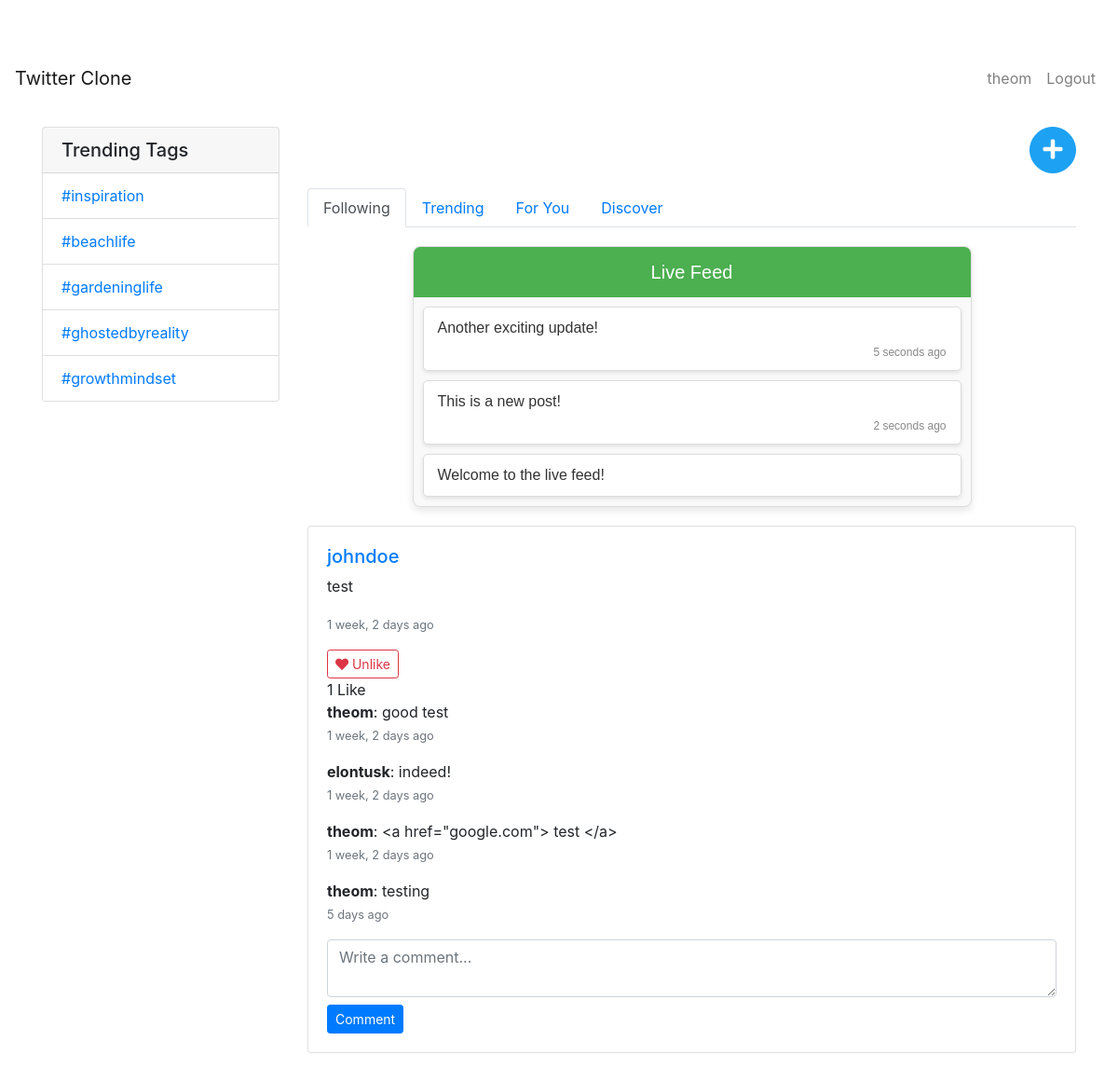
The page / (signed in) on the database its author committed.
### hashtags/models.py (models this page shows, shortened)
class Hashtag(models.Model):
    name = models.CharField(max_length=100, unique=True)

### posts/models.py (models this page shows, shortened)
class Post(models.Model):
    content = models.TextField(max_length=280)
    author = models.ForeignKey(User, on_delete=models.CASCADE, related_name='posts')
    created_at = models.DateTimeField(auto_now_add=True)
    hashtags = models.ManyToManyField(Hashtag, blank=True, related_name='posts')
    likes = models.ManyToManyField(User, blank=True, related_name='liked_posts')
    def total_likes(self):
        return self.likes.count()

### comments/models.py (models this page shows, shortened)
class Comment(models.Model):
    post = models.ForeignKey(
        Post, on_delete=models.CASCADE, related_name='comments'
    )
    author = models.ForeignKey(
        User, on_delete=models.CASCADE, related_name='comments'
    )
    content = models.TextField(max_length=280)
    created_at = models.DateTimeField(auto_now_add=True)
    hashtags = models.ManyToManyField(Hashtag, blank=True, related_name='comments')

### posts/views.py (the view, shortened to what this page needs)
# urls.py: path('', views.home_view, name='home'),
@login_required
def home_view(request):
    if request.method == 'POST':
        return post_tweet(request)
    else:
        form = PostForm()
    following_profiles = request.user.profile.following.all()
    following_posts = Post.objects.filter(author__profile__in=following_profiles)
    trending_posts = get_trending_posts(10)
    time_threshold = timezone.now() - timedelta(hours=24)
    random_posts_queryset = Post.objects.filter(created_at__gte=time_threshold)
    random_posts = list(random_posts_queryset)  # Convert to list to shuffle
    random.shuffle(random_posts)  # Shuffle the list randomly
    random_posts = random_posts[:10]  # Limit to 10 random posts
    prefetch_fields = [
        'hashtags',
        'comments__author',
        'comments__hashtags',
    ]
    select_fields = ['author']
    following_posts = following_posts.select_related(*select_fields).prefetch_related(*prefetch_fields).order_by('-created_at')
    trending_posts = trending_posts.select_related(*select_fields).prefetch_related(*prefetch_fields)
    trending_hashtags = (
        Hashtag.objects.annotate(
            recent_post_count=Count('posts', filter=Q(posts__created_at__gte=time_threshold))
        )
        .filter(recent_post_count__gt=0)
        .order_by('-recent_post_count')[:5]
    )
    query = request.GET.get('q', '')
    user_results = []
    post_results = []
    recommended_posts = recommend_posts_hybrid(request.user, 10)
    context = {
        'form': form,
        'random_posts': random_posts,
        'following_posts': following_posts,
        'trending_posts': trending_posts,
        'trending_hashtags': trending_hashtags,
        'query': query,
        'user_results': user_results,
        'post_results': post_results,
        'recommended_posts': recommended_posts,
        'page': 1,
        'posts_per_page': 10,
        'recaptcha_site_key': settings.RECAPTCHA_SITE_KEY,
    }
    return render(request, 'home.html', context)

### posts/forms.py (shortened to what this page needs)
class PostForm(forms.ModelForm):
    content = forms.CharField(
        label='',
        widget=forms.Textarea(attrs={
            'rows': 3,
            'placeholder': "What's happening?",
            'class': 'form-control',
        })
    )
    class Meta:
        model = Post
        fields = ['content']

### hashtags/templatetags/hashtags_extras.py (called while the page is built)
@register.filter
def link_hashtags(text):
    escaped_text = escape(text)
    escaped_text = escaped_text.replace("&#x27;", "'")
    hashtag_regex = r'#(\w+)'
    def replace(match):
        hashtag = match.group(1)
        url = reverse('hashtags:hashtag_detail', args=[hashtag.lower()])
        return f'<a href="{url}">#{hashtag}</a>'
    linked_text = re.sub(hashtag_regex, replace, escaped_text)
    return mark_safe(linked_text)

### posts/recommendations.py (called while the page is built)
def recommend_posts_content_based(user, num_recommendations=10):
    liked_tags = Hashtag.objects.filter(posts__likes=user).distinct()
    similar_posts = Post.objects.filter(
        hashtags__in=liked_tags
    ).exclude(
        likes=user
    ).annotate(
        common_tag_count=Count('hashtags')
    ).order_by('-common_tag_count', '-created_at').distinct()[:num_recommendations]
    return similar_posts

def recommend_posts_from_similar_users(user, num_similar_users=50, num_recommendations=10):
    user_liked_posts = Post.objects.filter(likes=user)
    similar_users = User.objects.filter(
        liked_posts__in=user_liked_posts
    ).exclude(
        id=user.id
    ).annotate(
        similarity_score=Count('liked_posts')
    ).order_by('-similarity_score')[:num_similar_users]
    similar_users_posts = Post.objects.filter(
        likes__in=similar_users
    ).exclude(
        likes=user
    ).annotate(
        like_count=Count('likes')
    ).order_by('-like_count', '-created_at').distinct()[:num_recommendations]
    return similar_users_posts

def recommend_posts_hybrid(user, num_recommendations, offset=0):
    content_based_posts = recommend_posts_content_based(user, num_recommendations * 2)
    collaborative_posts = recommend_posts_from_similar_users(user, num_similar_users=50, num_recommendations=num_recommendations * 2)
    combined_posts = (content_based_posts | collaborative_posts).distinct()
    combined_posts = combined_posts.annotate(
        score=Count('likes') + Count('hashtags')
    )
    recommended_posts = combined_posts.order_by('-score', '-likes', '-created_at')[:num_recommendations]
    recommended_posts = recommended_posts[offset:offset + num_recommendations]
    return recommended_posts

### templates/home.html (shortened to what this page needs)
{% extends 'base.html' %}
{% load static %}
{% load humanize %}
{% load hashtags_extras %}
{% block content %}
<div class="container mt-4">
    <div class="row">
        <aside class="col-md-3 sidebar">
            {% include 'hashtags/partials/trending_tags.html' %}
        </aside>
        <main class="col-md-9">
            <div class="text-right mb-3">
                <button id="new-post-button" class="btn btn-primary btn-circle">
                    <i class="fas fa-plus"></i>
                </button>
            </div>
            <ul class="nav nav-tabs mb-3" id="feedTabs" role="tablist">
                <li class="nav-item">
                    <a class="nav-link {% if not query %}active{% endif %}" id="following-tab" data-toggle="tab" href="#following" role="tab" aria-controls="following" aria-selected="{% if not query %}true{% else %}false{% endif %}">Following</a>
                </li>
                <li class="nav-item">
                    <a class="nav-link" id="trending-tab" data-toggle="tab" href="#trending" role="tab" aria-controls="trending" aria-selected="false">Trending</a>
                </li>
                <li class="nav-item">
                    <a class="nav-link" id="for-you-tab" data-toggle="tab" href="#for-you" role="tab" aria-controls="for-you" aria-selected="false">For You</a>
                </li>
                <li class="nav-item">
                    <a class="nav-link {% if query %}active{% endif %}" id="discover-tab" data-toggle="tab" href="#discover" role="tab" aria-controls="discover" aria-selected="{% if query %}true{% else %}false{% endif %}">Discover</a>
                </li>
            </ul>
            <div class="tab-content" id="feedTabsContent">
                {% include "posts/partials/_live_feed.html" %}
                <link rel="stylesheet" href="{% static 'css/live_feed.css' %}">
                <div class="tab-pane fade {% if not query %}show active{% endif %}" id="following" role="tabpanel" aria-labelledby="following-tab">
                    {% if following_posts %}
                        {% for post in following_posts %}
                            {% include 'posts/partials/post_card.html' with post=post %}
                        {% endfor %}
                    {% else %}
                        <p>No posts to show. Follow some users to see their posts here.</p>
                    {% endif %}
                </div>
            </div>
        </main>
    </div>
</div>
{% endblock %}

### templates/base.html (shortened to what this page needs)
{% load static %}
<!DOCTYPE html>
<html lang="en">
<head>
    <link rel="stylesheet" href="https://stackpath.bootstrapcdn.com/bootstrap/4.5.2/css/bootstrap.min.css">
    <link rel="stylesheet" href="{% static 'css/style.css' %}">
    <link rel="stylesheet" href="https://cdnjs.cloudflare.com/ajax/libs/font-awesome/5.15.1/css/all.min.css">
</head>
<body>
    <nav class="navbar navbar-expand-lg navbar-light">
        <a class="navbar-brand" href="{% url 'home' %}">Twitter Clone</a>
        <ul class="navbar-nav ml-auto">
            {% if user.is_authenticated %}
                <li class="nav-item">
                    <a class="nav-link" href="{% url 'profile' user.username %}">{{ user.username }}</a>
                </li>
                <li class="nav-item">
                    <a class="nav-link" href="{% url 'logout' %}">Logout</a>
                </li>
            {% endif %}
        </ul>
    </nav>
    {% block content %}
    {% endblock %}
</body>
</html>

### hashtags/templates/hashtags/partials/trending_tags.html (shortened to what this page needs)
<div class="card mb-4">
    <div class="card-header">
        <h5 class="mb-0">Trending Tags</h5>
    </div>
    <ul class="list-group list-group-flush">
        {% for hashtag in trending_hashtags %}
            <li class="list-group-item d-flex justify-content-between align-items-center">
                <a href="{% url 'hashtags:hashtag_detail' hashtag.name %}">#{{ hashtag.name }}</a>
            </li>
        {% empty %}
            <li class="list-group-item">
                No trending hashtags in the last 24 hours.
            </li>
        {% endfor %}
    </ul>
</div>

### posts/templates/posts/partials/post_card.html
<div class="card mb-3">
    <div class="card-body">
        {% include 'posts/partials/post_content.html' %}
        <div class="d-flex justify-content-between align-items-center">
            <div id="like-button-{{ post.id }}">
                {% include 'posts/partials/like_button.html' %}
            </div>
        </div>
        {% include 'comments/partials/comment_section.html' %}
        {% include 'comments/partials/comment_box.html' %}
    </div>
</div>

### posts/templates/posts/partials/post_content.html
{% load humanize %}
{% load hashtags_extras %}
<h5>
    <a href="{% url 'profile' post.author.username %}">
        {{ post.author.username }}
    </a>
</h5>
<p>{{ post.content|safe|link_hashtags }}</p>
<p class="text-muted">
    <small>{{ post.created_at|naturaltime }}</small>
</p>

### posts/templates/posts/partials/like_button.html (shortened to what this page needs)
{% if user.is_authenticated %}
    <form id="like-form-{{ post.id }}" hx-post="{% url 'like_post' post.id %}" hx-target="#like-button-{{ post.id }}" hx-swap="innerHTML">
        <button type="submit" class="btn btn-sm {% if user in post.likes.all %}btn-outline-danger{% else %}btn-outline-primary{% endif %}">
            {% if user in post.likes.all %}
                <i class="fas fa-heart"></i> Unlike
            {% else %}
                <i class="far fa-heart"></i> Like
            {% endif %}
        </button>
    </form>
{% else %}
    <p><a href="{% url 'login' %}">Login</a> to like this post.</p>
{% endif %}
<span>{{ post.total_likes }} {{ post.total_likes|pluralize:"Like,Likes" }}</span>

### comments/templates/comments/partials/comment_section.html
{% load humanize %}
{% load hashtags_extras %}
<div class="comments">
    {% if post.comments.exists %}
        {% for comment in post.comments.all %}
            <div class="comment mb-2">
                <strong>{{ comment.author.username }}</strong>: {{ comment.content|link_hashtags }}
                <p class="text-muted">
                    <small>{{ comment.created_at|naturaltime }}</small>
                </p>
            </div>
        {% endfor %}
    {% else %}
        <p>No comments yet.</p>
    {% endif %}
</div>

### comments/templates/comments/partials/comment_box.html (shortened to what this page needs)
{% if user.is_authenticated %}
    <form method="post" action="{% url 'comments:add_comment' post.id %}">
        <div class="form-group mb-2">
            <textarea name="content" rows="2" class="form-control"
                      placeholder="Write a comment..."></textarea>
        </div>
        <button type="submit" class="btn btn-sm btn-primary">
            Comment
        </button>
    </form>
{% else %}
    <p>Please <a href="{% url 'login' %}">login</a> to comment.</p>
{% endif %}

### static/css/style.css (style rules this page uses)
.card { width: 100%; }
@media (min-width: 768px) { .sidebar { position: sticky; top: 80px; height: calc(100vh - 80px); overflow-y: auto; padding-bottom: 1rem; } }
main { position: relative; }
body { padding-top: 56px; }
.container { margin-top: 20px; }
.btn-circle { width: 50px; height: 50px; border-radius: 50%; padding: 6px 0; font-size: 24px; text-align: center; line-height: 1.428571429; }
.btn-primary.btn-circle { background-color: #1da1f2; border-color: #1da1f2; color: #fff; }

### rows shown on the page
Hashtag: name "inspiration"
Hashtag: name "beachlife"
Hashtag: name "gardeninglife"
Hashtag: name "ghostedbyreality"
Hashtag: name "growthmindset"
Post: author.username "johndoe", content|link_hashtags "test", created_at "1 week, 2 days ago", shows "Unlike", total_likes "1"
Comment: author.username "theom", content|link_hashtags "good test", created_at "1 week, 2 days ago"
Comment: author.username "elontusk", content|link_hashtags "indeed!", created_at "1 week, 2 days ago"
Comment: author.username "theom", content|link_hashtags "<a href=\"google.com\"> test </a>", created_at "1 week, 2 days ago"
Comment: author.username "theom", content|link_hashtags "testing", created_at "5 days ago"

### other values the page prints
{{ user.username }} "theom"
